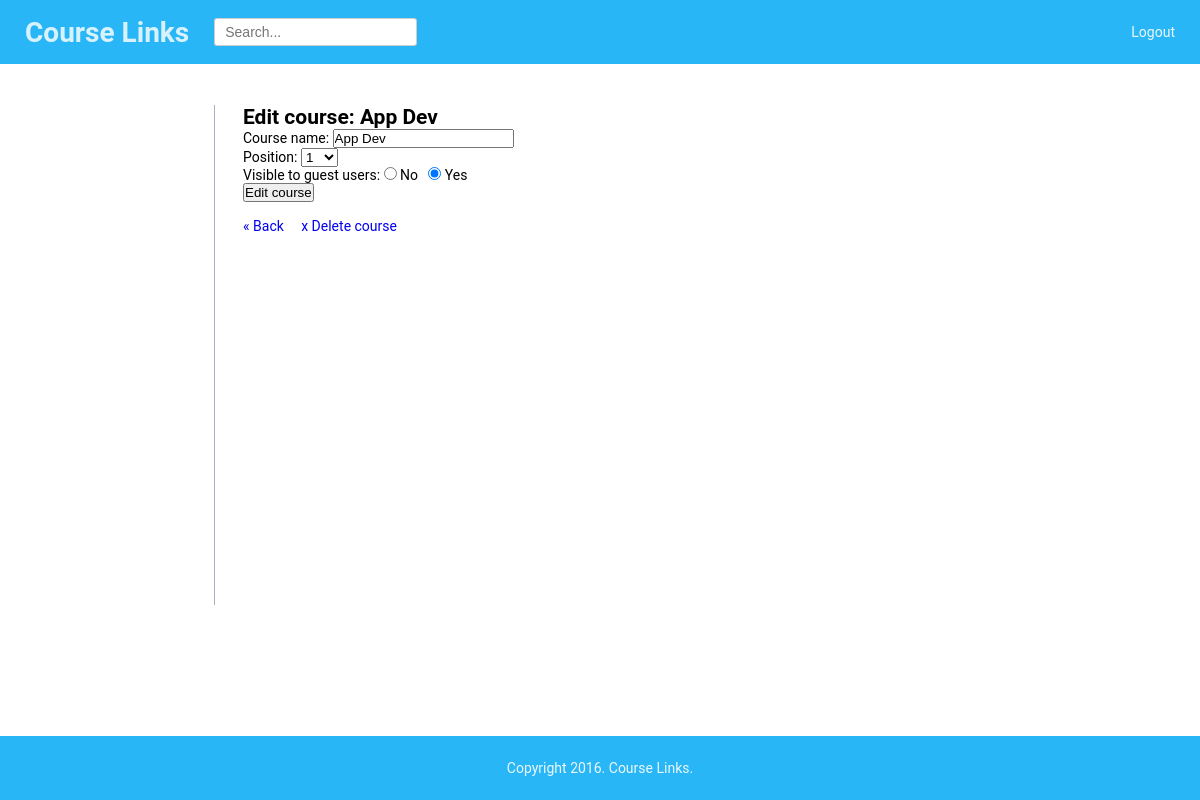
The page /edit_course.php?course=1 (signed in) on the database its author committed.
### tables this page shows
CREATE TABLE `courses` (
  `id` tinyint(4) NOT NULL,
  `name` varchar(100) NOT NULL,
  `position` int(3) NOT NULL,
  `visible` tinyint(1) NOT NULL
);

### includes/functions.php (called while the page is built, shortened)
<?php
	function find_course_by_id($course_id, $public=true)
	{
		global $db;
		$sql  = "SELECT * ";
		$sql .= "FROM courses ";
		$sql .= "WHERE id = :course_id ";
		$sql .= "LIMIT 1";
		try
		{
			$statement = $db->prepare($sql);
			$statement->bindParam(":course_id", $course_id);
			$statement->execute();
			$course = $statement->fetch();
		}
		catch (PDOException $error)
		{
			echo "ERROR: " . $error->getMessage();
		}
		if($course)
		{
			return $course;
		} else {
			return null;
		}
	}
	function set_current_course_link($public=false)
	{
		if (isset($_GET["course"]))
		{
			$current_course = find_course_by_id($_GET["course"], $public);
		} elseif (isset($_GET["link"]))
		{
			$current_course = null;
			$current_link = find_link_by_id($_GET["link"], $public);
		}
		else
		{
			$current_course = null;
			$current_link = null;
		}
	}
?>

### public/edit_course.php (the view, shortened to what this page needs)
<?php require_once("../includes/db_connection_open.php"); ?>
<?php require_once("../includes/functions.php"); ?>
<?php set_current_course_link(); ?>
<?php include("../includes/layouts/header.php"); ?>
<div id="main">
  	<div id="navigation">
	</div>
  	<div id="page">
		<h2>Edit course: <?php echo htmlentities($current_course["name"]); ?></h2>
		<form action="edit_course.php?course=<?php echo urlencode($current_course["id"]); ?>" method="post">
		  <p>Course name:
		    <input type="text" name="name" value="<?php echo htmlentities($current_course["name"]); ?>" />
		  </p>
		  <p>Position:
		    <select name="position">
				<?php
					$sql = "SELECT COUNT(*) FROM courses";
					$statement = $db->prepare($sql);
					$statement->execute();
				 	$course_count = $statement->fetchColumn();
					for($count=1; $count <= $course_count; $count++) {
						echo "<option value=\"{$count}\"";
						if ($current_course["position"] == $count) {
							echo " selected";
						}
						echo ">{$count}</option>";
					}
				?>
		    </select>
		  </p>
		  <p>Visible to guest users:
		    <input type="radio" name="visible" value="0" <?php if ($current_course["visible"] == 0) { echo "checked"; } ?> /> No
		    &nbsp;
		    <input type="radio" name="visible" value="1" <?php if ($current_course["visible"] == 1) { echo "checked"; } ?>/> Yes
		  </p>
		  <input type="submit" name="submit" value="Edit course" />
		</form>
		<br />
		<a href="manage_content.php">&laquo; Back</a>
		<a href="delete_course.php?course=<?php echo urlencode($current_course["id"]); ?>" onclick="return confirm('Are you sure?');">x Delete course</a>
	</div>
</div>
<?php include("../includes/layouts/footer.php"); ?>

### public/stylesheets/styles.css (style rules this page uses)
* { margin: 0; padding: 0; box-sizing: border-box; }
html { height: 100%; width: 100%; }
body { font-family: 'Roboto', Arial, sans-serif; font-size: 14px; min-height: 100vh; position: relative; }
a { text-decoration: none; }
#navigation { float: left; width: 215px; height: 500px; padding: 0 2em; border-right: 1px solid #a5b1bd; }
#main { width: 100%; margin: 0; padding-top: 105px; padding-bottom: 105px; }
#page { float: left; height: 100%; padding: 0 2em; }

### rows shown on the page
courses: name "App Dev", position "1", visible "☑"
